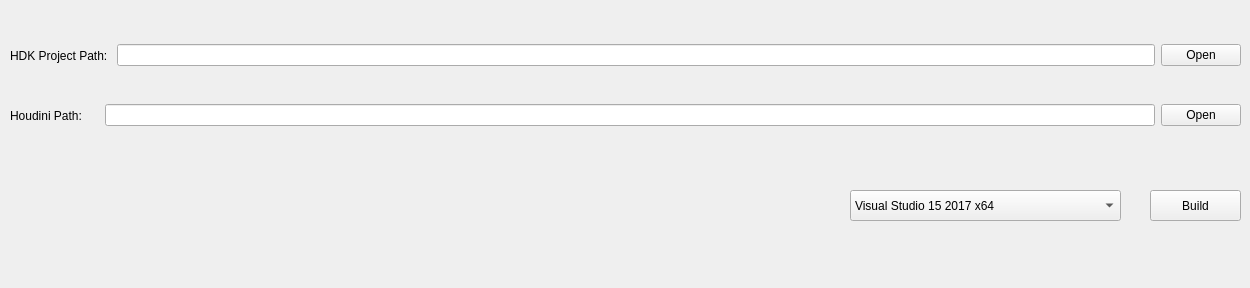
<?xml version="1.0" encoding="UTF-8"?>
<ui version="4.0">
 <class>Widget</class>
 <widget class="QWidget" name="Widget">
  <property name="geometry">
   <rect>
    <x>0</x>
    <y>0</y>
    <width>1250</width>
    <height>288</height>
   </rect>
  </property>
  <property name="windowTitle">
   <string>Widget</string>
  </property>
  <widget class="QWidget" name="horizontalLayoutWidget">
   <property name="geometry">
    <rect>
     <x>10</x>
     <y>30</y>
     <width>1231</width>
     <height>51</height>
    </rect>
   </property>
   <layout class="QHBoxLayout" name="horizontalLayout">
    <item>
     <widget class="QLabel" name="labelHDKPath">
      <property name="text">
       <string>HDK Project Path: </string>
      </property>
     </widget>
    </item>
    <item>
     <widget class="QLineEdit" name="lineEditHDKPath"/>
    </item>
    <item>
     <widget class="QPushButton" name="pushButtonHDKPathOpen">
      <property name="text">
       <string>Open</string>
      </property>
     </widget>
    </item>
   </layout>
  </widget>
  <widget class="QWidget" name="horizontalLayoutWidget_2">
   <property name="geometry">
    <rect>
     <x>10</x>
     <y>90</y>
     <width>1231</width>
     <height>51</height>
    </rect>
   </property>
   <layout class="QHBoxLayout" name="horizontalLayout_2">
    <item>
     <widget class="QLabel" name="labelHoudiniPath">
      <property name="text">
       <string>Houdini Path:     </string>
      </property>
     </widget>
    </item>
    <item>
     <widget class="QLineEdit" name="lineEditHoudiniPath"/>
    </item>
    <item>
     <widget class="QPushButton" name="pushButtonHoudiniPathOpen">
      <property name="text">
       <string>Open</string>
      </property>
     </widget>
    </item>
   </layout>
  </widget>
  <widget class="QComboBox" name="comboBoxVisualStudio">
   <property name="geometry">
    <rect>
     <x>850</x>
     <y>190</y>
     <width>271</width>
     <height>31</height>
    </rect>
   </property>
   <item>
    <property name="text">
     <string>Visual Studio 15 2017 x64</string>
    </property>
   </item>
  </widget>
  <widget class="QPushButton" name="pushButtonProjectBuild">
   <property name="geometry">
    <rect>
     <x>1150</x>
     <y>190</y>
     <width>91</width>
     <height>31</height>
    </rect>
   </property>
   <property name="text">
    <string>    Build    </string>
   </property>
  </widget>
 </widget>
 <resources/>
 <connections/>
</ui>
